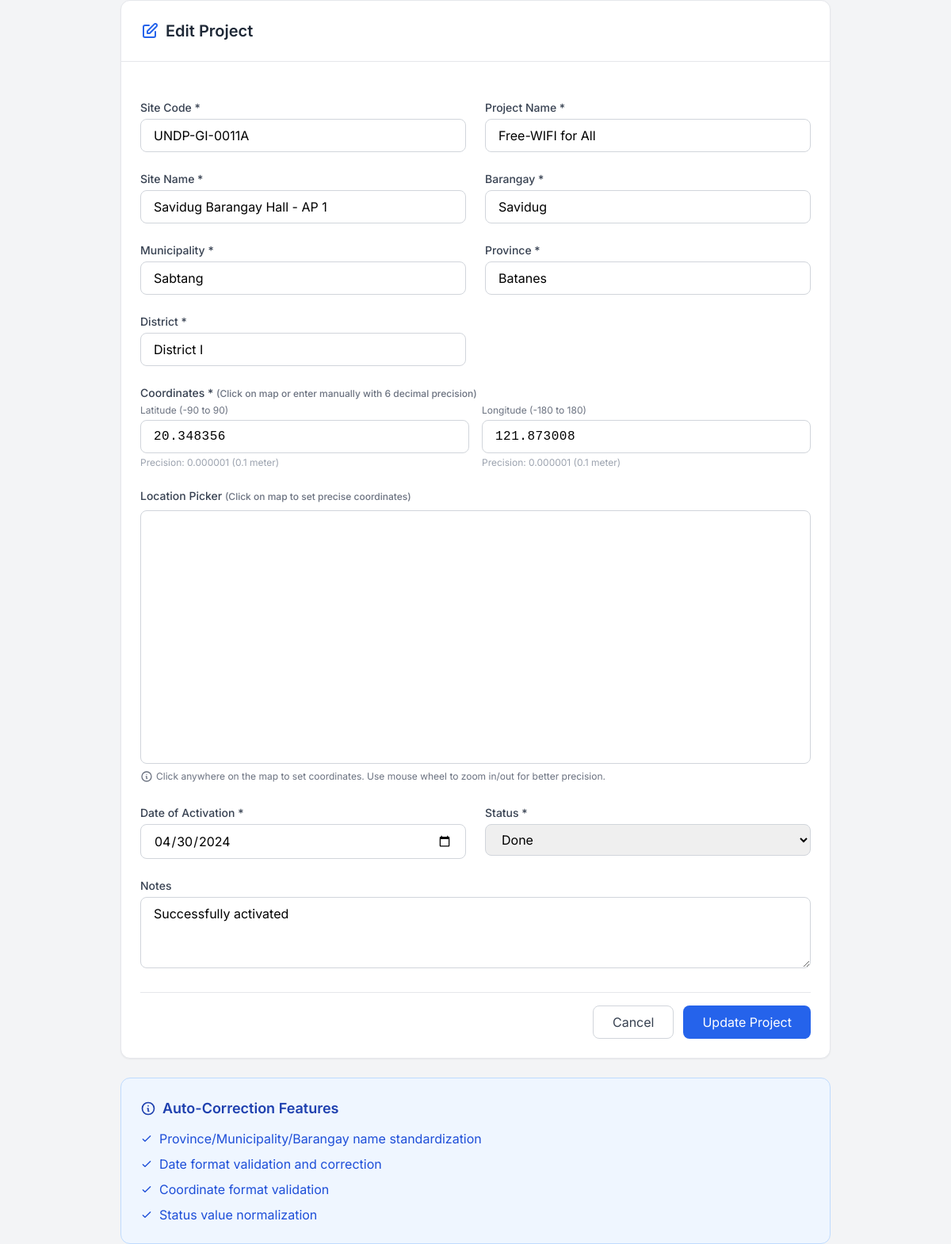
Screenshot of /pages/project-form.php?id=3 with the database file from the repository.
### tables this page shows
CREATE TABLE IF NOT EXISTS projects (
    id INT PRIMARY KEY AUTO_INCREMENT,
    site_code VARCHAR(50) UNIQUE NOT NULL,
    project_name VARCHAR(255) NOT NULL,
    site_name VARCHAR(255) NOT NULL,
    barangay VARCHAR(100) NOT NULL,
    municipality VARCHAR(100) NOT NULL,
    province VARCHAR(100) NOT NULL,
    district VARCHAR(100) NOT NULL,
    latitude DECIMAL(10, 6) NOT NULL,
    longitude DECIMAL(10, 6) NOT NULL,
    activation_date DATE NOT NULL,
    status ENUM('Done', 'Pending') NOT NULL,
    notes TEXT,
    created_by INT,
    created_at TIMESTAMP DEFAULT CURRENT_TIMESTAMP,
    updated_at TIMESTAMP DEFAULT CURRENT_TIMESTAMP ON UPDATE CURRENT_TIMESTAMP,
    FOREIGN KEY (created_by) REFERENCES users(id) ON DELETE SET NULL,
    INDEX idx_site_code (site_code),
    INDEX idx_province (province),
    INDEX idx_status (status),
    INDEX idx_activation_date (activation_date)
);

### pages/project-form.php (the view, shortened to what this page needs)
<?php
require_once __DIR__ . '/../includes/header.php';
$projectId = isset($_GET['id']) ? (int)$_GET['id'] : null;
$project = null;
if ($projectId) {
    try {
        $db = getDB();
        $stmt = $db->prepare("SELECT * FROM projects WHERE id = ?");
        $stmt->execute([$projectId]);
        $project = $stmt->fetch();
    } catch (Exception $e) {
        header('Location: /projects/newPTS/pages/projects.php');
        exit;
    }
}
?>
<div class="max-w-4xl mx-auto">
    <div class="bg-white rounded-xl shadow-sm border border-gray-200 overflow-hidden">
        <div class="p-6 border-b border-gray-200">
            <h2 class="text-xl font-semibold text-gray-800 flex items-center gap-2">
                <svg class="w-6 h-6 text-blue-600" fill="none" stroke="currentColor" viewBox="0 0 24 24">
                    <path stroke-linecap="round" stroke-linejoin="round" stroke-width="2" d="M11 5H6a2 2 0 00-2 2v11a2 2 0 002 2h11a2 2 0 002-2v-5m-1.414-9.414a2 2 0 112.828 2.828L11.828 15H9v-2.828l8.586-8.586z"/>
                </svg>
                <?php echo $projectId ? 'Edit Project' : 'Manual Project Entry'; ?>
            </h2>
        </div>
        <form id="project-form" class="p-6 space-y-6">
            <div class="grid grid-cols-1 md:grid-cols-2 gap-6">
                <div>
                    <label class="block text-sm font-medium text-gray-700 mb-1">Site Code *</label>
                    <input type="text" id="site-code" required
                           value="<?php echo $project ? htmlspecialchars($project['site_code']) : ''; ?>"
                           class="w-full px-4 py-2 border border-gray-300 rounded-lg focus:ring-2 focus:ring-blue-500 focus:border-blue-500 outline-none"
                           placeholder="e.g., UNDP-GI-0009A">
                </div>
                <div>
                    <label class="block text-sm font-medium text-gray-700 mb-1">Project Name *</label>
                    <input type="text" id="project-name" required
                           value="<?php echo $project ? htmlspecialchars($project['project_name']) : ''; ?>"
                           class="w-full px-4 py-2 border border-gray-300 rounded-lg focus:ring-2 focus:ring-blue-500 focus:border-blue-500 outline-none"
                           placeholder="e.g., Free-WIFI for All">
                </div>
                <div>
                    <label class="block text-sm font-medium text-gray-700 mb-1">Site Name *</label>
                    <input type="text" id="site-name" required
                           value="<?php echo $project ? htmlspecialchars($project['site_name']) : ''; ?>"
                           class="w-full px-4 py-2 border border-gray-300 rounded-lg focus:ring-2 focus:ring-blue-500 focus:border-blue-500 outline-none"
                           placeholder="e.g., Raele Barangay Hall - AP 1">
                </div>
                <div>
                    <label class="block text-sm font-medium text-gray-700 mb-1">Barangay *</label>
                    <input type="text" id="barangay" required
                           value="<?php echo $project ? htmlspecialchars($project['barangay']) : ''; ?>"
                           class="w-full px-4 py-2 border border-gray-300 rounded-lg focus:ring-2 focus:ring-blue-500 focus:border-blue-500 outline-none"
                           placeholder="Enter barangay">
                </div>
                <div>
                    <label class="block text-sm font-medium text-gray-700 mb-1">Municipality *</label>
                    <input type="text" id="municipality" required
                           value="<?php echo $project ? htmlspecialchars($project['municipality']) : ''; ?>"
                           class="w-full px-4 py-2 border border-gray-300 rounded-lg focus:ring-2 focus:ring-blue-500 focus:border-blue-500 outline-none"
                           placeholder="Enter municipality">
                </div>
                <div>
                    <label class="block text-sm font-medium text-gray-700 mb-1">Province *</label>
                    <input type="text" id="province" required
                           value="<?php echo $project ? htmlspecialchars($project['province']) : ''; ?>"
                           class="w-full px-4 py-2 border border-gray-300 rounded-lg focus:ring-2 focus:ring-blue-500 focus:border-blue-500 outline-none"
                           placeholder="Type to search provinces..."
                           autocomplete="off">
                </div>
                <div>
                    <label class="block text-sm font-medium text-gray-700 mb-1">District *</label>
                    <input type="text" id="district" required
                           value="<?php echo $project ? htmlspecialchars($project['district']) : ''; ?>"
                           class="w-full px-4 py-2 border border-gray-300 rounded-lg focus:ring-2 focus:ring-blue-500 focus:border-blue-500 outline-none"
                           placeholder="e.g., District I">
                </div>
                <div class="lg:col-span-2">
                    <label class="block text-sm font-medium text-gray-700 mb-1">Coordinates * <span class="text-xs text-gray-500">(Click on map or enter manually with 6 decimal precision)</span></label>
                    <div class="grid grid-cols-1 lg:grid-cols-2 gap-4">
                        <div>
                            <label class="block text-xs text-gray-500 mb-1">Latitude (-90 to 90)</label>
                            <input type="number" id="latitude" required step="0.000001" min="-90" max="90"
                                   value="<?php echo $project ? number_format((float)$project['latitude'], 6, '.', '') : ''; ?>"
                                   class="w-full px-4 py-2 border border-gray-300 rounded-lg focus:ring-2 focus:ring-blue-500 focus:border-blue-500 outline-none font-mono"
                                   placeholder="e.g., 20.728794">
                            <p class="text-xs text-gray-400 mt-1">Precision: 0.000001 (0.1 meter)</p>
                        </div>
                        <div>
                            <label class="block text-xs text-gray-500 mb-1">Longitude (-180 to 180)</label>
                            <input type="number" id="longitude" required step="0.000001" min="-180" max="180"
                                   value="<?php echo $project ? number_format((float)$project['longitude'], 6, '.', '') : ''; ?>"
                                   class="w-full px-4 py-2 border border-gray-300 rounded-lg focus:ring-2 focus:ring-blue-500 focus:border-blue-500 outline-none font-mono"
                                   placeholder="e.g., 121.804235">
                            <p class="text-xs text-gray-400 mt-1">Precision: 0.000001 (0.1 meter)</p>
                        </div>
                    </div>
                </div>
                <div class="lg:col-span-2">
                    <label class="block text-sm font-medium text-gray-700 mb-2">Location Picker <span class="text-xs text-gray-500">(Click on map to set precise coordinates)</span></label>
                    <div id="coordinate-map" class="h-80 w-full rounded-lg border border-gray-300"></div>
                    <p class="text-xs text-gray-500 mt-2">
                        <span class="inline-flex items-center gap-1">
                            <svg class="w-4 h-4" fill="none" stroke="currentColor" viewBox="0 0 24 24">
                                <path stroke-linecap="round" stroke-linejoin="round" stroke-width="2" d="M13 16h-1v-4h-1m1-4h.01M21 12a9 9 0 11-18 0 9 9 0 0118 0z"/>
                            </svg>
                            Click anywhere on the map to set coordinates. Use mouse wheel to zoom in/out for better precision.
                        </span>
                    </p>
                </div>
                <div>
                    <label class="block text-sm font-medium text-gray-700 mb-1">Date of Activation *</label>
                    <input type="date" id="activation-date" required
                           value="<?php echo $project ? $project['activation_date'] : ''; ?>"
                           class="w-full px-4 py-2 border border-gray-300 rounded-lg focus:ring-2 focus:ring-blue-500 focus:border-blue-500 outline-none">
                </div>
                <div>
                    <label class="block text-sm font-medium text-gray-700 mb-1">Status *</label>
                    <select id="status" required
                            class="w-full px-4 py-2 border border-gray-300 rounded-lg focus:ring-2 focus:ring-blue-500 focus:border-blue-500 outline-none">
                        <option value="Done" <?php echo ($project && $project['status'] === 'Done') ? 'selected' : ''; ?>>Done</option>
                    </select>
                </div>
            </div>
            <div>
                <label class="block text-sm font-medium text-gray-700 mb-1">Notes</label>
                <textarea id="notes" rows="3" maxlength="1000"
                          class="w-full px-4 py-2 border border-gray-300 rounded-lg focus:ring-2 focus:ring-blue-500 focus:border-blue-500 outline-none"
                          placeholder="Optional notes..."><?php echo $project ? htmlspecialchars($project['notes']) : ''; ?></textarea>
            </div>
            <div class="flex justify-end gap-3 pt-4 border-t border-gray-200">
                <a href="/projects/newPTS/pages/projects.php"
                   class="px-6 py-2 border border-gray-300 text-gray-700 rounded-lg hover:bg-gray-50 transition-colors">
                    Cancel
                </a>
                <button type="submit"
                        class="px-6 py-2 bg-blue-600 text-white rounded-lg hover:bg-blue-700 transition-colors">
                    <?php echo $projectId ? 'Update Project' : 'Create Project'; ?>
                </button>
            </div>
        </form>
    </div>
    <div class="mt-6 bg-blue-50 rounded-xl border border-blue-200 p-6">
        <h3 class="text-lg font-semibold text-blue-800 mb-3 flex items-center gap-2">
            <svg class="w-5 h-5" fill="none" stroke="currentColor" viewBox="0 0 24 24">
                <path stroke-linecap="round" stroke-linejoin="round" stroke-width="2" d="M13 16h-1v-4h-1m1-4h.01M21 12a9 9 0 11-18 0 9 9 0 0118 0z"/>
            </svg>
            Auto-Correction Features
        </h3>
        <ul class="space-y-2 text-blue-700">
            <li class="flex items-center gap-2">
                <svg class="w-4 h-4" fill="none" stroke="currentColor" viewBox="0 0 24 24">
                    <path stroke-linecap="round" stroke-linejoin="round" stroke-width="2" d="M5 13l4 4L19 7"/>
                </svg>
                Province/Municipality/Barangay name standardization
            </li>
            <li class="flex items-center gap-2">
                <svg class="w-4 h-4" fill="none" stroke="currentColor" viewBox="0 0 24 24">
                    <path stroke-linecap="round" stroke-linejoin="round" stroke-width="2" d="M5 13l4 4L19 7"/>
                </svg>
                Date format validation and correction
            </li>
            <li class="flex items-center gap-2">
                <svg class="w-4 h-4" fill="none" stroke="currentColor" viewBox="0 0 24 24">
                    <path stroke-linecap="round" stroke-linejoin="round" stroke-width="2" d="M5 13l4 4L19 7"/>
                </svg>
                Coordinate format validation
            </li>
            <li class="flex items-center gap-2">
                <svg class="w-4 h-4" fill="none" stroke="currentColor" viewBox="0 0 24 24">
                    <path stroke-linecap="round" stroke-linejoin="round" stroke-width="2" d="M5 13l4 4L19 7"/>
                </svg>
                Status value normalization
            </li>
        </ul>
    </div>
</div>
<?php require_once __DIR__ . '/../includes/footer.php'; ?>

### assets/css/styles.css (style rules this page uses)
input[type="number"].font-mono { font-family: 'Consolas', 'Monaco', 'Courier New', monospace; letter-spacing: 0.5px; }
#coordinate-map { z-index: 1; }

### rows the page displays
projects: site_code "UNDP-GI-0011A", project_name "Free-WIFI for All", site_name "Savidug Barangay Hall - AP 1", barangay "Savidug", municipality "Sabtang", province "Batanes", district "District I", latitude "20.348356", longitude "121.873008", activation_date "04/30/2024", status "Done", notes "Successfully activated"
